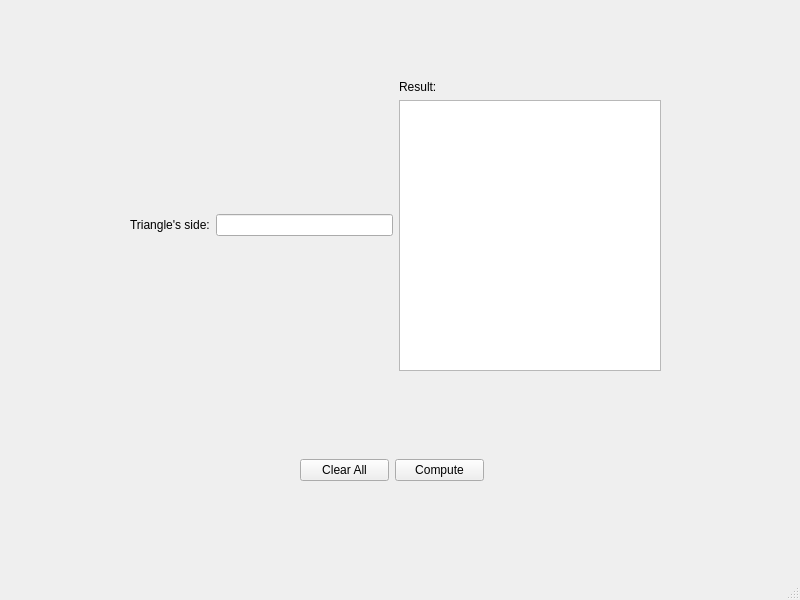
<?xml version="1.0" encoding="UTF-8"?>
<ui version="4.0">
 <class>MainWindow</class>
 <widget class="QMainWindow" name="MainWindow">
  <property name="geometry">
   <rect>
    <x>0</x>
    <y>0</y>
    <width>800</width>
    <height>600</height>
   </rect>
  </property>
  <property name="windowTitle">
   <string>Problema_19</string>
  </property>
  <widget class="QWidget" name="centralwidget">
   <widget class="QWidget" name="horizontalLayoutWidget_2">
    <property name="geometry">
     <rect>
      <x>130</x>
      <y>80</y>
      <width>531</width>
      <height>291</height>
     </rect>
    </property>
    <layout class="QHBoxLayout" name="horizontalLayout_2">
     <item>
      <layout class="QGridLayout" name="gridLayout">
       <item row="0" column="1">
        <widget class="QLineEdit" name="side_input"/>
       </item>
       <item row="0" column="0">
        <widget class="QLabel" name="side_label">
         <property name="text">
          <string>Triangle's side:</string>
         </property>
        </widget>
       </item>
      </layout>
     </item>
     <item>
      <layout class="QVBoxLayout" name="verticalLayout">
       <item>
        <widget class="QLabel" name="result_label">
         <property name="text">
          <string>Result:</string>
         </property>
        </widget>
       </item>
       <item>
        <widget class="QTextEdit" name="result_text">
         <property name="enabled">
          <bool>true</bool>
         </property>
        </widget>
       </item>
      </layout>
     </item>
    </layout>
   </widget>
   <widget class="QWidget" name="horizontalLayoutWidget">
    <property name="geometry">
     <rect>
      <x>300</x>
      <y>430</y>
      <width>184</width>
      <height>80</height>
     </rect>
    </property>
    <layout class="QHBoxLayout" name="horizontalLayout">
     <item>
      <widget class="QPushButton" name="clear_button">
       <property name="text">
        <string>Clear All</string>
       </property>
      </widget>
     </item>
     <item>
      <widget class="QPushButton" name="compute_button">
       <property name="styleSheet">
        <string notr="true"/>
       </property>
       <property name="text">
        <string>Compute</string>
       </property>
      </widget>
     </item>
    </layout>
   </widget>
  </widget>
  <widget class="QMenuBar" name="menubar">
   <property name="geometry">
    <rect>
     <x>0</x>
     <y>0</y>
     <width>800</width>
     <height>24</height>
    </rect>
   </property>
  </widget>
  <widget class="QStatusBar" name="statusbar"/>
 </widget>
 <resources/>
 <connections/>
</ui>
